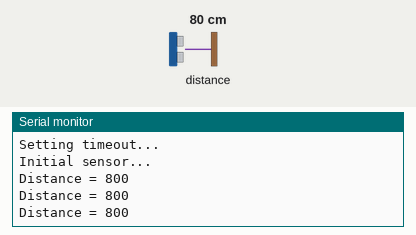
A sketch run on a simulated Arduino Uno, built with avr-gcc and run on an emulated ATmega328P. Parts: the last lines printed to the serial monitor. The inputs (shaded band) are chosen by the test bench; at power-on: distance to the obstacle 80 cm.

Above: at 1.3 s.
1.4 s: distance to the obstacle set to 2 cm
At 2.0 s:
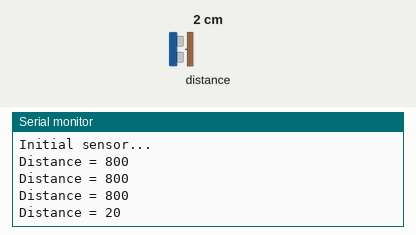
2.9 s: distance to the obstacle set to 4 cm
At 3.6 s:
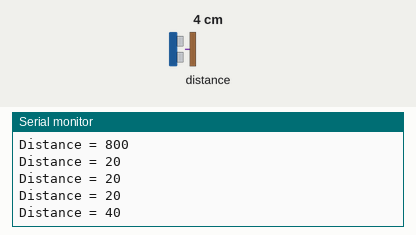
Timing chart, 0 to 5.9 s (numbered marks = the images above; inputs shaded):
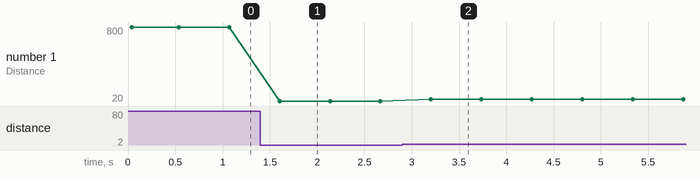

The sketch:

VL53L0X_Arduino.ino
```cpp
#include <Wire.h>
#include <VL53L0X.h>
VL53L0X sensor;  // 宣告VL53L0X類型物件

void setup() {
  Serial.begin(9600);

  Serial.println("Setting timeout...");
  sensor.setTimeout(500);  // 設定感測器超時時間
  // 若無法初始化感測器（如：硬體沒有接好、線壞掉、USB port突然當掉），則顯示錯誤訊息。
  Serial.println("Initial sensor...");
  if (!sensor.init()) {
    Serial.println("Failed to detect and initialize sensor!");
    while (1) {}
  }
}

void loop() {
  // 在序列埠監控視窗顯示測距值
  Serial.print("Distance = ");
  Serial.print(sensor.readRangeSingleMillimeters());

  // 若發生超時（感測器沒有回應），則顯示“TIMEOUT”。
  if (sensor.timeoutOccurred())
  {
    Serial.print("TIMEOUT");
  }
  delay(500);
  Serial.println();
}
```

Measured:
- after the input at 1.4 s, the serial monitor: prints a new line after 0.20 s (image 1)
- after the input at 2.9 s, the serial monitor: prints a new line after 0.30 s (image 2)
- plotted number 1: 800 → 20 after the input at 1.4 s, 20 → 40 after the input at 2.9 s
